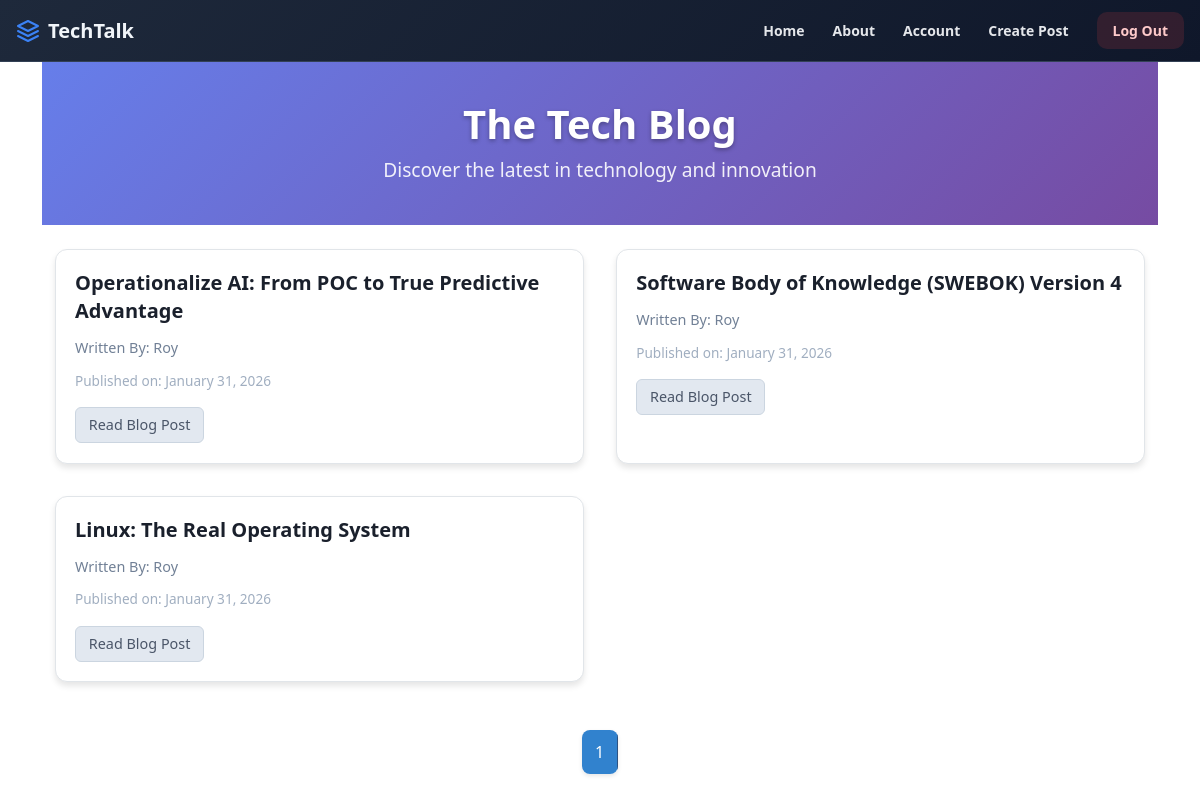
The page / (signed in) on the database its author committed.
### Thetechblog/model.py (models this page shows, shortened)
class Blogpost(db.Model):
    users=db.relationship(User, overlaps="author,posts")
    id=db.Column(db.Integer,primary_key=True)
    user_id=db.Column(db.Integer,db.ForeignKey('users.id'),nullable=False)
    date=db.Column(db.DateTime,nullable=False,default=datetime.utcnow)
    title=db.Column(db.String(140),nullable=False)
    text=db.Column(db.Text,nullable=False)

class User(db.Model, UserMixin):
    __tablename__='users'
    id=db.Column(db.Integer,primary_key=True)
    profile_image=db.Column(db.String(20),nullable=False,default='default_profile.jpg')
    email=db.Column(db.String(64),unique=True,index=True)
    username=db.Column(db.String(64),unique=True,index=True)
    password_hash=db.Column(db.String(128))
    posts=db.relationship('Blogpost',backref='author',lazy=True)
    @property
    def is_active(self):
        return True

### Thetechblog/core/views.py (the view)
@core.route('/')
def index():
    page=request.args.get('page',1,type=int)
    blog_posts=Blogpost.query.order_by(Blogpost.date.desc()).paginate(page=page,per_page=5)
    return render_template('index.html',blog_posts=blog_posts)

### Thetechblog/model.py (called while the page is built)
@login_manager.user_loader
def load_user(user_id):
    return User.query.get(user_id)

### Thetechblog/templates/index.html (shortened to what this page needs)
{% extends "base.html"%}
{% block content%}
<div style="background: linear-gradient(135deg, #667eea 0%, #764ba2 100%); color: white; padding: 2.5rem 0.8rem; text-align: center; margin-bottom: 1.5rem;">
    <h1 style="font-size: 2.5rem; font-weight: 700; margin: 0; text-shadow: 0 2px 4px rgba(0,0,0,0.3);">The Tech Blog</h1>
    <p style="font-size: 1.2rem; margin: 0.5rem 0 0 0; opacity: 0.9;">Discover the latest in technology and innovation</p>
</div>
<div style="max-width: 1200px; margin: 0 auto; padding: 0 0.8rem;">
    <div style="display: grid; grid-template-columns: repeat(auto-fit, minmax(350px, 1fr)); gap: 2rem; margin-bottom: 3rem;">
{%for post in blog_posts.items%}
<div style="background: white; border-radius: 12px; box-shadow: 0 4px 6px rgba(0, 0, 0, 0.1); overflow: hidden; transition: all 0.3s ease; border: 1px solid #e1e5e9;" onmouseover="this.style.transform='translateY(-4px)'; this.style.boxShadow='0 8px 25px rgba(0, 0, 0, 0.15)';" onmouseout="this.style.transform='translateY(0)'; this.style.boxShadow='0 4px 6px rgba(0, 0, 0, 0.1)';">
  <div style="padding: 1.2rem;">
    <h5 style="font-size: 1.25rem; font-weight: 600; margin: 0 0 0.75rem 0; line-height: 1.4;"><a href="{{url_for('blogposts.blog_post',blog_post_id=post.id)}}" style="color: #1a202c; text-decoration: none; transition: color 0.2s ease;" onmouseover="this.style.color='#3182ce';" onmouseout="this.style.color='#1a202c';">{{post.title}}</a></h5>
    <div style="display: flex; align-items: center; margin-bottom: 0.75rem;">
        <a href="{{url_for('users.user_posts',username=post.author.username)}}" style="text-transform: capitalize;color: #718096; text-decoration: none; font-size: 0.9rem; font-weight: 500; transition: color 0.2s ease;" onmouseover="this.style.color='#4a5568';" onmouseout="this.style.color='#718096';">Written By: {{post.author.username}}</a>
    </div>
    <p style="color: #a0aec0; font-size: 0.85rem; margin: 0 0 1rem 0; font-weight: 400;">Published on: {{post.date.strftime('%B %d, %Y')}}</p>
    <a href="{{url_for('blogposts.blog_post',blog_post_id=post.id)}}" style="display: inline-block; background: #e2e8f0; color: #4a5568; padding: 0.4rem 0.8rem; border-radius: 6px; text-decoration: none; font-weight: 500; font-size: 0.9rem; transition: all 0.2s ease; border: 1px solid #cbd5e0;" onmouseover="this.style.background='#cbd5e0'; this.style.color='#2d3748';" onmouseout="this.style.background='#e2e8f0'; this.style.color='#4a5568';">Read Blog Post</a>
  </div>
</div>
{%endfor%}
    </div>
    <nav aria-label="Page navigation" style="display: flex; justify-content: center; margin-top: 2rem;">
        <ul style="display: flex; list-style: none; margin: 0; padding: 0; background: white; border-radius: 8px; box-shadow: 0 2px 4px rgba(0, 0, 0, 0.1); overflow: hidden;">
            {% for page_num in blog_posts.iter_pages(left_edge=1,right_edge=1,left_current=1,right_current=2) %}
                {% if blog_posts.page == page_num %}
            <li style="margin: 0;"><a href="{{url_for('core.index',page=page_num)}}" style="display: block; padding: 0.6rem 0.8rem; background: #3182ce; color: white; text-decoration: none; font-weight: 500; border-right: 1px solid #2c5282;">{{page_num}}</a></li>
                {% endif %}
            {% endfor %}
        </ul>
    </nav>
</div>
{%endblock%}

### rows shown on the page
Blogpost: title "Operationalize AI: From POC to True Predictive Advantage", author.username "Roy", date "January 31, 2026"
Blogpost: title "Software Body of Knowledge (SWEBOK) Version 4", author.username "Roy", date "January 31, 2026"
Blogpost: title "Linux: The Real Operating System", author.username "Roy", date "January 31, 2026"

### other values the page prints
{{ page_num }} "1"
